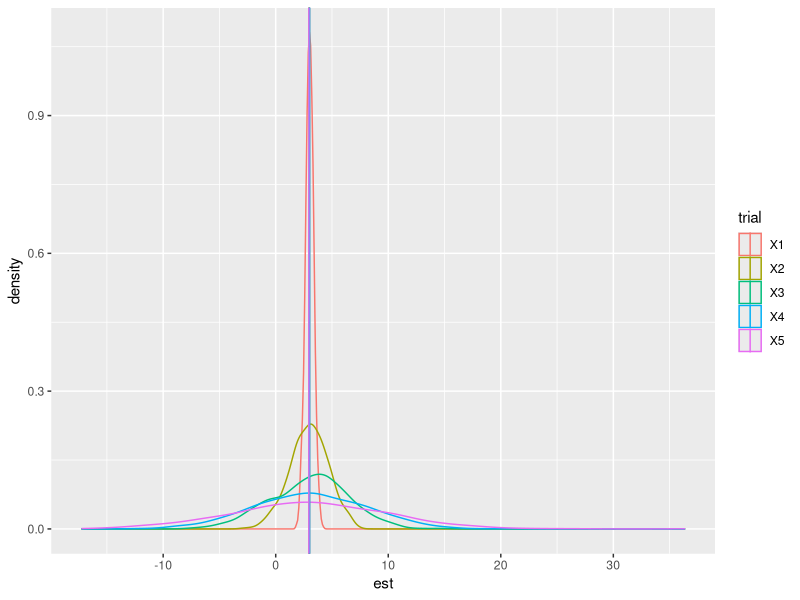
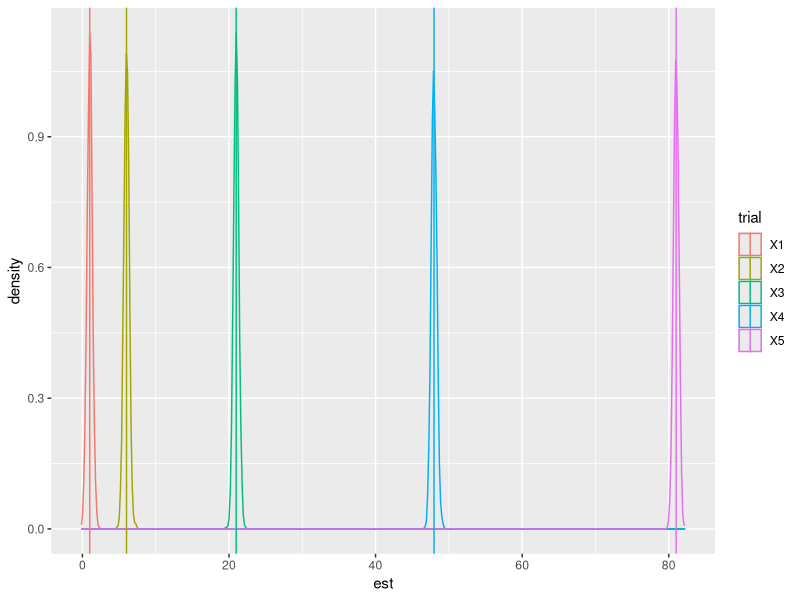
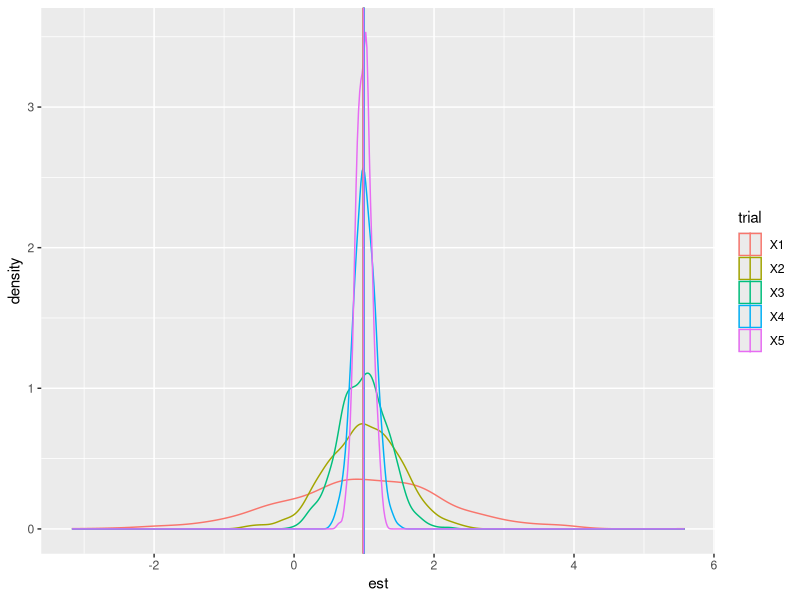

The R script that drew these images, in order:
## ---- chunk 1
knitr::opts_chunk$set(echo = TRUE)
## ---- chunk 2
library(tidyverse)
set.seed = 12321

# Linear model w/ one with a continuous predictor variable and a continous response variable
# The relationship described by a single parameter, B1 (slope, sand consequently a predictor of effect size)
predictor <- runif(100) - 0.5  ## a uniformly distributed random number between -0.5 and 0.5
B0 <- 1
B1 <- 3
response <- B0 + B1 * predictor
## ---- chunk 3

gen.mod <- function(n = 100, b0 = 2, b1 = 3, sd.err = 1) {
  predictor <- runif(n) - 0.5
  response <- b0 + b1 * predictor + rnorm(n, mean = 0, sd = sd.err)
  return(data.frame(response = response, predictor = predictor))
}
## ---- chunk 4
n.times <- 1000
est.df <- matrix(nrow = n.times, ncol = 5, NA)
for (i in 1:n.times) {
  m1 <- lm(response ~ predictor, data = gen.mod(n = 100, b0 = 1, b1 = 3, sd.err = 1))
  est.df[i, 1] <- summary(m1)$coefficients["predictor", "Estimate"]
  m1 <- lm(response ~ predictor, data = gen.mod(n = 100, b0 = 1, b1 = 3, sd.err = 5))
  est.df[i, 2] <- summary(m1)$coefficients["predictor", "Estimate"]
  m1 <- lm(response ~ predictor, data = gen.mod(n = 100, b0 = 1, b1 = 3, sd.err = 10))
  est.df[i, 3] <- summary(m1)$coefficients["predictor", "Estimate"]
  m1 <- lm(response ~ predictor, data = gen.mod(n = 100, b0 = 1, b1 = 3, sd.err = 15))
  est.df[i, 4] <- summary(m1)$coefficients["predictor", "Estimate"]
  m1 <- lm(response ~ predictor, data = gen.mod(n = 100, b0 = 1, b1 = 3, sd.err = 20))
  est.df[i, 5] <- summary(m1)$coefficients["predictor", "Estimate"]
}
est.df <- data.frame(est.df)

## split est.df into a data frame in long format
est.df <- gather(est.df, value = "est", key="trial")
est.df$trial <- factor(est.df$trial)

est.sum.df <- group_by(est.df, trial) %>% summarize(mn.est = mean(est))

p <- ggplot(aes(est, group = trial, col = trial), data = est.df)
p + geom_density() + geom_vline(data = est.sum.df, aes(xintercept = mn.est, col = trial))

## ---- chunk 5
n.times <- 1000
est.df <- matrix(nrow = n.times, ncol = 5, NA)
for (i in 1:n.times) {
  m1 <- lm(response ~ predictor, data = gen.mod(n = 100, b0 = 1, b1 = 1, sd.err = 1))
  est.df[i, 1] <- summary(m1)$coefficients["predictor", "Estimate"]
  m1 <- lm(response ~ predictor, data = gen.mod(n = 100, b0 = 1, b1 = 6, sd.err = 1))
  est.df[i, 2] <- summary(m1)$coefficients["predictor", "Estimate"]
  m1 <- lm(response ~ predictor, data = gen.mod(n = 100, b0 = 1, b1 = 21, sd.err = 1))
  est.df[i, 3] <- summary(m1)$coefficients["predictor", "Estimate"]
  m1 <- lm(response ~ predictor, data = gen.mod(n = 100, b0 = 1, b1 = 48, sd.err = 1))
  est.df[i, 4] <- summary(m1)$coefficients["predictor", "Estimate"]
  m1 <- lm(response ~ predictor, data = gen.mod(n = 100, b0 = 1, b1 = 81, sd.err = 1))
  est.df[i, 5] <- summary(m1)$coefficients["predictor", "Estimate"]
}
est.df <- data.frame(est.df)

## split est.df into a data frame in long format
est.df <- gather(est.df, value = "est", key="trial")
est.df$trial <- factor(est.df$trial)

est.sum.df <- group_by(est.df, trial) %>% summarize(mn.est = mean(est))

p <- ggplot(aes(est, group = trial, col = trial), data = est.df)
p + geom_density() + geom_vline(data = est.sum.df, aes(xintercept = mn.est, col = trial))

# ANGRY 
## ---- chunk 6
n.times <- 1000
est.df <- matrix(nrow = n.times, ncol = 5, NA)
for (i in 1:n.times) {
  m1 <- lm(response ~ predictor, data = gen.mod(n = 10, b0 = 1, b1 = 1, sd.err = 1))
  est.df[i, 1] <- summary(m1)$coefficients["predictor", "Estimate"]
  m1 <- lm(response ~ predictor, data = gen.mod(n = 50, b0 = 1, b1 = 1, sd.err = 1))
  est.df[i, 2] <- summary(m1)$coefficients["predictor", "Estimate"]
  m1 <- lm(response ~ predictor, data = gen.mod(n = 100, b0 = 1, b1 = 1, sd.err = 1))
  est.df[i, 3] <- summary(m1)$coefficients["predictor", "Estimate"]
  m1 <- lm(response ~ predictor, data = gen.mod(n = 500, b0 = 1, b1 = 1, sd.err = 1))
  est.df[i, 4] <- summary(m1)$coefficients["predictor", "Estimate"]
  m1 <- lm(response ~ predictor, data = gen.mod(n = 1000, b0 = 1, b1 = 1, sd.err = 1))
  est.df[i, 5] <- summary(m1)$coefficients["predictor", "Estimate"]
}
est.df <- data.frame(est.df)

## split est.df into a data frame in long format
est.df <- gather(est.df, value = "est", key="trial")
est.df$trial <- factor(est.df$trial)

est.sum.df <- group_by(est.df, trial) %>% summarize(mn.est = mean(est))

p <- ggplot(aes(est, group = trial, col = trial), data = est.df)
p + geom_density() + geom_vline(data = est.sum.df, aes(xintercept = mn.est, col = trial))

